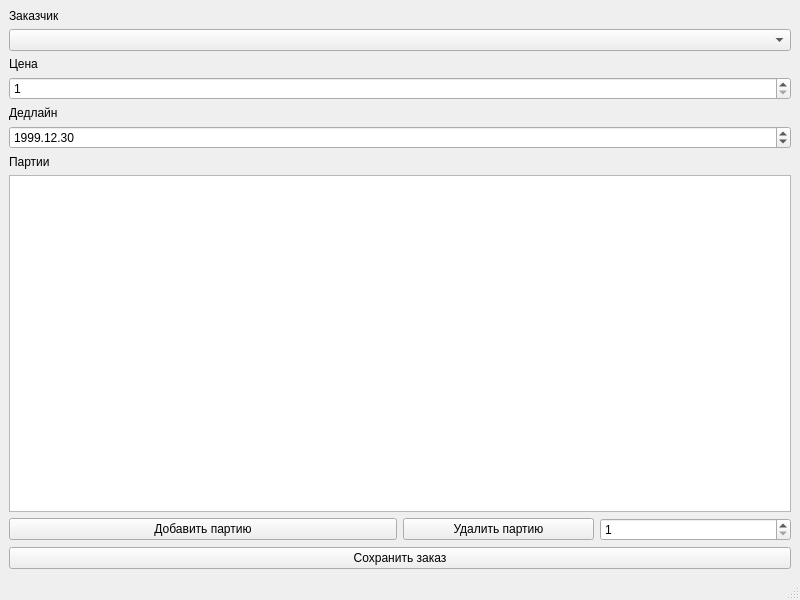
<?xml version="1.0" encoding="UTF-8"?>
<ui version="4.0">
 <class>OrderView</class>
 <widget class="QMainWindow" name="OrderView">
  <property name="geometry">
   <rect>
    <x>0</x>
    <y>0</y>
    <width>800</width>
    <height>600</height>
   </rect>
  </property>
  <property name="windowTitle">
   <string>MainWindow</string>
  </property>
  <widget class="QWidget" name="centralwidget">
   <layout class="QVBoxLayout" name="verticalLayout_7">
    <item>
     <layout class="QVBoxLayout" name="verticalLayout_5">
      <item>
       <layout class="QVBoxLayout" name="verticalLayout_3">
        <item>
         <layout class="QVBoxLayout" name="verticalLayout">
          <item>
           <widget class="QLabel" name="label">
            <property name="text">
             <string>Заказчик</string>
            </property>
           </widget>
          </item>
          <item>
           <widget class="QComboBox" name="customer_box"/>
          </item>
         </layout>
        </item>
        <item>
         <layout class="QVBoxLayout" name="verticalLayout_2">
          <item>
           <widget class="QLabel" name="label_2">
            <property name="text">
             <string>Цена</string>
            </property>
           </widget>
          </item>
          <item>
           <widget class="QSpinBox" name="price_edit">
            <property name="minimum">
             <number>1</number>
            </property>
            <property name="maximum">
             <number>9000000</number>
            </property>
           </widget>
          </item>
         </layout>
        </item>
       </layout>
      </item>
      <item>
       <layout class="QVBoxLayout" name="verticalLayout_4">
        <item>
         <widget class="QLabel" name="label_3">
          <property name="text">
           <string>Дедлайн</string>
          </property>
         </widget>
        </item>
        <item>
         <widget class="QDateEdit" name="dedline_edit">
          <property name="dateTime">
           <datetime>
            <hour>0</hour>
            <minute>0</minute>
            <second>0</second>
            <year>1999</year>
            <month>12</month>
            <day>30</day>
           </datetime>
          </property>
          <property name="displayFormat">
           <string>yyyy.MM.dd</string>
          </property>
         </widget>
        </item>
       </layout>
      </item>
     </layout>
    </item>
    <item>
     <layout class="QVBoxLayout" name="verticalLayout_6">
      <item>
       <widget class="QLabel" name="label_4">
        <property name="text">
         <string>Партии</string>
        </property>
       </widget>
      </item>
      <item>
       <widget class="QTableWidget" name="batches_table"/>
      </item>
      <item>
       <layout class="QHBoxLayout" name="horizontalLayout_2">
        <item>
         <widget class="QPushButton" name="add_batch">
          <property name="text">
           <string>Добавить партию</string>
          </property>
         </widget>
        </item>
        <item>
         <layout class="QHBoxLayout" name="horizontalLayout">
          <item>
           <widget class="QPushButton" name="delete_batch">
            <property name="text">
             <string>Удалить партию</string>
            </property>
           </widget>
          </item>
          <item>
           <widget class="QSpinBox" name="del_edit">
            <property name="minimum">
             <number>1</number>
            </property>
            <property name="maximum">
             <number>100000</number>
            </property>
           </widget>
          </item>
         </layout>
        </item>
       </layout>
      </item>
     </layout>
    </item>
    <item>
     <widget class="QPushButton" name="pushButton_3">
      <property name="text">
       <string>Сохранить заказ</string>
      </property>
     </widget>
    </item>
   </layout>
  </widget>
  <widget class="QMenuBar" name="menubar">
   <property name="geometry">
    <rect>
     <x>0</x>
     <y>0</y>
     <width>800</width>
     <height>25</height>
    </rect>
   </property>
  </widget>
  <widget class="QStatusBar" name="statusbar"/>
 </widget>
 <resources/>
 <connections/>
</ui>
